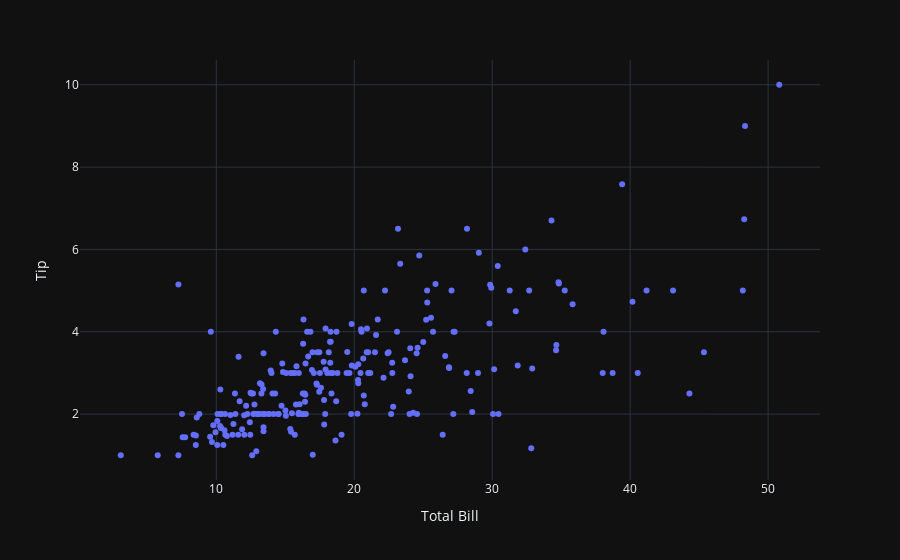

The code cell stored with this chart in its notebook:
### Code cell
px.scatter(
    data_frame = tips,
    x = 'Total Bill', y = 'Tip'
)

### Figure 1 — Plotly figure (JSON) as saved in the notebook; plotly's stock layout.template omitted (floating-point values rounded to 4 significant figures; data arrays with more than 128 entries replaced by an {"elided": "..."} marker saying what was removed)
{"data": [{"hovertemplate": "Total Bill=%{x}<br>Tip=%{y}<extra></extra>", "legendgroup": "", "marker": {"color": "#636efa", "symbol": "circle"}, "mode": "markers", "name": "", "orientation": "v", "showlegend": false, "x": {"elided": "244 float values"}, "xaxis": "x", "y": {"elided": "244 float values"}, "yaxis": "y", "type": "scatter"}], "layout": {"xaxis": {"anchor": "y", "domain": [0.0, 1.0], "title": {"text": "Total Bill"}}, "yaxis": {"anchor": "x", "domain": [0.0, 1.0], "title": {"text": "Tip"}}, "legend": {"tracegroupgap": 0}, "margin": {"t": 60}}}
